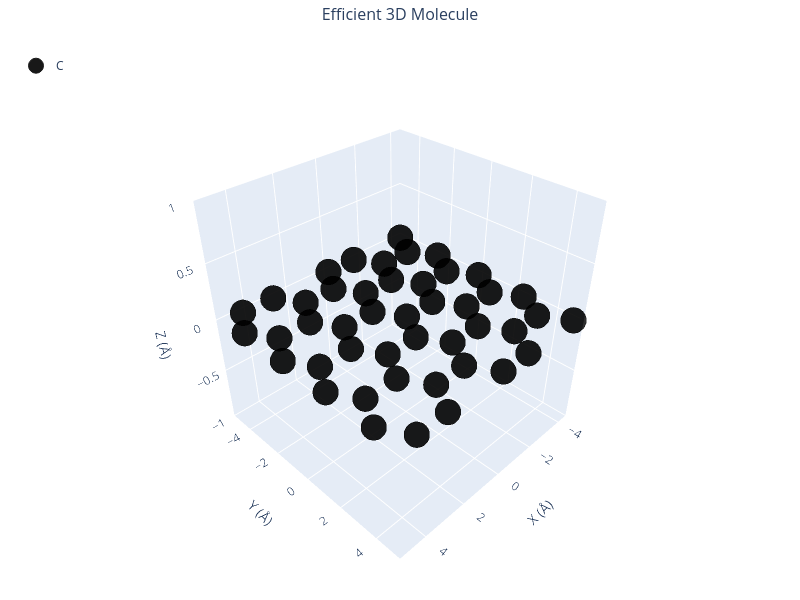

Source (notebook cell):
### Markdown cell above
### 🔹 Example 2 – Graphene Sheet with Zigzag Edge, width=10, length=10, default lattice (≈2.46 Å)

Here, the graphene sheet is created with zigzag-type edges.
Zigzag edges are known for producing localized edge states that can lead to magnetic behavior or enhanced chemical reactivity.

The sheet has a similar size to Example 1, but the atomic arrangement along the edges differs significantly.

This type of model is ideal for exploring edge magnetism and electron localization in graphene nanoribbons.

### Code cell
from pygamlab.structures.GAM_architectures.GAM_Graphene import Graphene 

from pygamlab.structures.gamvis import Molecular_Visualizer 

builder = Graphene(width=10, length=10, edge_type='zigzag')
graphene2=builder.atoms 
 
Molecular_Visualizer(graphene2,format='efficient_plotly') 
Molecular_Visualizer(graphene2,format='matplotlib') 
Molecular_Visualizer(graphene2,format='pyvista')

### Figure 1 — Plotly figure (JSON) as saved in the notebook; plotly's stock layout.template omitted (floating-point values rounded to 4 significant figures)
{"data": [{"hoverinfo": "text", "hovertext": ["Atom 1<br>Element: C<br>Position: (-4.26, -4.92, 0.00)", "Atom 2<br>Element: C<br>Position: (-3.55, -3.69, 0.00)", "Atom 3<br>Element: C<br>Position: (-4.26, -2.46, 0.00)", "Atom 4<br>Element: C<br>Position: (-3.55, -1.23, 0.00)", "Atom 5<br>Element: C<br>Position: (-4.26, 0.00, 0.00)", "Atom 6<br>Element: C<br>Position: (-3.55, 1.23, 0.00)", "Atom 7<br>Element: C<br>Position: (-4.26, 2.46, 0.00)", "Atom 8<br>Element: C<br>Position: (-3.55, 3.69, 0.00)", "Atom 9<br>Element: C<br>Position: (-4.26, 4.92, 0.00)", "Atom 10<br>Element: C<br>Position: (-1.42, -4.92, 0.00)", "Atom 11<br>Element: C<br>Position: (-2.13, -3.69, 0.00)", "Atom 12<br>Element: C<br>Position: (-1.42, -2.46, 0.00)", "Atom 13<br>Element: C<br>Position: (-2.13, -1.23, 0.00)", "Atom 14<br>Element: C<br>Position: (-1.42, 0.00, 0.00)", "Atom 15<br>Element: C<br>Position: (-2.13, 1.23, 0.00)", "Atom 16<br>Element: C<br>Position: (-1.42, 2.46, 0.00)", "Atom 17<br>Element: C<br>Position: (-2.13, 3.69, 0.00)", "Atom 18<br>Element: C<br>Position: (-1.42, 4.92, 0.00)", "Atom 19<br>Element: C<br>Position: (-0.00, -4.92, 0.00)", "Atom 20<br>Element: C<br>Position: (0.71, -3.69, 0.00)", "Atom 21<br>Element: C<br>Position: (-0.00, -2.46, 0.00)", "Atom 22<br>Element: C<br>Position: (0.71, -1.23, 0.00)", "Atom 23<br>Element: C<br>Position: (0.00, 0.00, 0.00)", "Atom 24<br>Element: C<br>Position: (0.71, 1.23, 0.00)", "Atom 25<br>Element: C<br>Position: (0.00, 2.46, 0.00)", "Atom 26<br>Element: C<br>Position: (0.71, 3.69, 0.00)", "Atom 27<br>Element: C<br>Position: (0.00, 4.92, 0.00)", "Atom 28<br>Element: C<br>Position: (2.84, -4.92, 0.00)", "Atom 29<br>Element: C<br>Position: (2.13, -3.69, 0.00)", "Atom 30<br>Element: C<br>Position: (2.84, -2.46, 0.00)", "Atom 31<br>Element: C<br>Position: (2.13, -1.23, 0.00)", "Atom 32<br>Element: C<br>Position: (2.84, -0.00, 0.00)", "Atom 33<br>Element: C<br>Position: (2.13, 1.23, 0.00)", "Atom 34<br>Element: C<br>Position: (2.84, 2.46, 0.00)", "Atom 35<br>Element: C<br>Position: (2.13, 3.69, 0.00)", "Atom 36<br>Element: C<br>Position: (2.84, 4.92, 0.00)", "Atom 37<br>Element: C<br>Position: (4.26, -4.92, 0.00)", "Atom 38<br>Element: C<br>Position: (4.97, -3.69, 0.00)", "Atom 39<br>Element: C<br>Position: (4.26, -2.46, 0.00)", "Atom 40<br>Element: C<br>Position: (4.97, -1.23, 0.00)", "Atom 41<br>Element: C<br>Position: (4.26, -0.00, 0.00)", "Atom 42<br>Element: C<br>Position: (4.97, 1.23, 0.00)", "Atom 43<br>Element: C<br>Position: (4.26, 2.46, 0.00)", "Atom 44<br>Element: C<br>Position: (4.97, 3.69, 0.00)", "Atom 45<br>Element: C<br>Position: (4.26, 4.92, 0.00)"], "marker": {"color": "black", "line": {"color": "black", "width": 1}, "opacity": 0.9, "size": 15}, "mode": "markers", "name": "C", "type": "scatter3d", "x": [-4.261, -3.551, -4.261, -3.551, -4.261, -3.551, -4.261, -3.551, -4.261, -1.42, -2.13, -1.42, -2.13, -1.42, -2.13, -1.42, -2.13, -1.42, -4.441e-16, 0.7101, -2.22e-16, 0.7101, 0.0, 0.7101, 2.22e-16, 0.7101, 4.441e-16, 2.841, 2.13, 2.841, 2.13, 2.841, 2.13, 2.841, 2.13, 2.841, 4.261, 4.971, 4.261, 4.971, 4.261, 4.971, 4.261, 4.971, 4.261], "y": [-4.92, -3.69, -2.46, -1.23, 4.441e-16, 1.23, 2.46, 3.69, 4.92, -4.92, -3.69, -2.46, -1.23, 1.11e-16, 1.23, 2.46, 3.69, 4.92, -4.92, -3.69, -2.46, -1.23, 0.0, 1.23, 2.46, 3.69, 4.92, -4.92, -3.69, -2.46, -1.23, -4.441e-16, 1.23, 2.46, 3.69, 4.92, -4.92, -3.69, -2.46, -1.23, -4.441e-16, 1.23, 2.46, 3.69, 4.92], "z": [0.0, 0.0, 0.0, 0.0, 0.0, 0.0, 0.0, 0.0, 0.0, 0.0, 0.0, 0.0, 0.0, 0.0, 0.0, 0.0, 0.0, 0.0, 0.0, 0.0, 0.0, 0.0, 0.0, 0.0, 0.0, 0.0, 0.0, 0.0, 0.0, 0.0, 0.0, 0.0, 0.0, 0.0, 0.0, 0.0, 0.0, 0.0, 0.0, 0.0, 0.0, 0.0, 0.0, 0.0, 0.0]}], "layout": {"font": {"size": 12}, "height": 600, "legend": {"x": 0.02, "y": 0.98}, "margin": {"b": 0, "l": 0, "r": 0, "t": 40}, "scene": {"aspectmode": "cube", "bgcolor": "rgba(240,240,240,0.1)", "camera": {"eye": {"x": 1.5, "y": 1.5, "z": 1.5}}, "xaxis": {"title": {"text": "X (Å)"}}, "yaxis": {"title": {"text": "Y (Å)"}}, "zaxis": {"title": {"text": "Z (Å)"}}}, "showlegend": true, "title": {"font": {"size": 16}, "text": "Efficient 3D Molecule", "x": 0.5}, "width": 800}}
